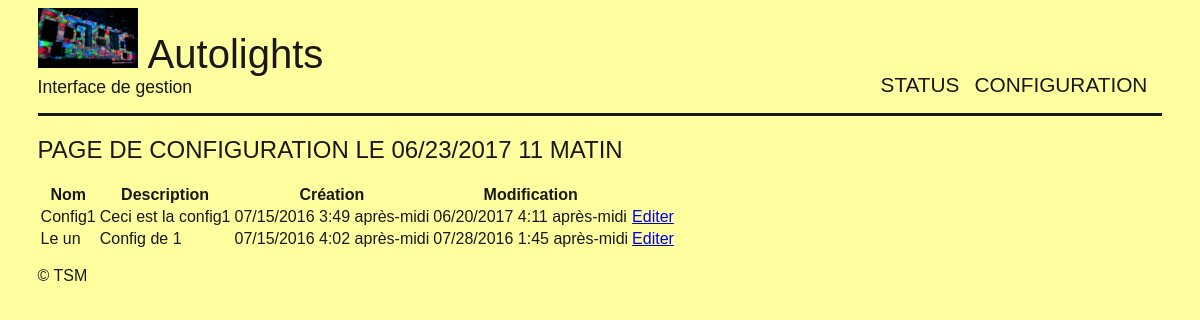
Page /list-config on the earlier database version.
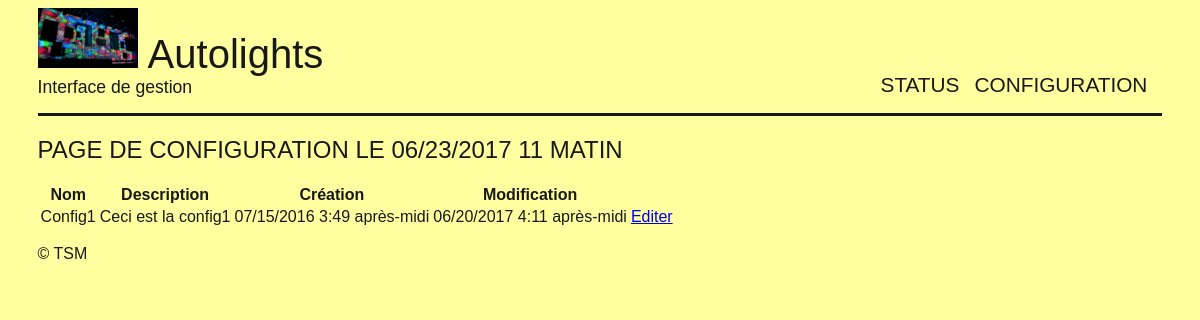
Same page on the later database version.
### config/models.py (models this page shows, shortened)
class Configuration(models.Model):
    name = models.CharField(max_length=100)         # Configuration's name
    description = models.TextField(null=True)       # If necessary, add a description
    creation = models.DateTimeField(auto_now_add=True, auto_now=False,
                                verbose_name="Creation")
    modification = models.DateTimeField(auto_now_add=False, auto_now=True,
                                verbose_name="Modification")

### config/views.py (the view)
# urls.py: url(r'^list-config$', config.views.list_config, name='list-config'),
def list_config(request):
    date = datetime.now()
    configs = Configuration.objects.all()
    return render(request, 'config/list-config.html', locals())

### config/templates/config/list-config.html (shortened to what this page needs)
{% extends "base.html" %}
{% load static %}
{% block content %}
    <h1>Page de configuration le {{ date|date:"SHORT_DATETIME_FORMAT" }}</h1>
    <table>
        <tr>
            <th>Nom</th>
            <th>Description</th>
            <th>Création</th>
            <th>Modification</th>
        </tr>
        {% for config in configs %}
            <tr>
                <td>{{ config.name }}</td>
                <td>{{ config.description }}</td>
                <td>{{ config.creation|date:"SHORT_DATETIME_FORMAT" }}</td>
                <td>{{ config.modification|date:"SHORT_DATETIME_FORMAT" }}</td>
                <td><a href="{% url 'edit-config' config.id %}">Editer</a></td>
            </tr>
        {% empty %}
            <p>Aucune config</p>
        {% endfor %}
    </table>
{% endblock %}

### templates/base.html (shortened to what this page needs)
{% load static %}
<!DOCTYPE html>
<html lang="fr">
<head>
    <link rel="stylesheet" href="{% static 'css/style.css' %}"/>
</head>
<body>
<div id="bloc_page">
    <header>
        <div id="titre_principal">
            <div id="logo">
                <img src="{% static 'config/ledwall.jpg' %}" alt="Mon image">
                <h1>Autolights</h1>
            </div>
            <h2>Interface de gestion</h2>
        </div>
        <br/>
        <nav>
            {% block nav %}
                <ul>
                    <li><a href="{% url 'home' %}">Status</a></li>
                    <li><a href="{% url 'list-config' %}">Configuration</a></li>
                </ul>
            {% endblock %}
        </nav>
    </header>
    <section id="content">
        {% block content %}{% endblock %}
    </section>
    <footer>
        <p>&copy; TSM</p>
    </footer>
</div>
</body>
</html>

### static/css/style.css (style rules this page uses)
body { background-color: #FFFFA0; font-family: 'Trebuchet MS', Arial, sans-serif; color: #181818; }
#bloc_page { width: 95%; margin: auto; }
section h1, footer h1, nav a { font-weight: normal; text-transform: uppercase; }
header { border-bottom: solid; display: flex; justify-content: space-between; align-items: flex-end; flex-flow: row wrap; }
#titre_principal { display: flex; flex-direction: column; }
#logo { display: flex; flex-direction: row; align-items: baseline; }
#logo img { width: 100px; height: 60px; }
header h1 { font-size: 2.5em; font-weight: normal; margin: 0 0 0 10px; }
header h2 { font-size: 1.1em; margin-top: 0px; font-weight: normal; }
nav ul { list-style-type: none; display: flex; flex-flow: row wrap; }
nav li { margin-right: 15px; }
nav a { font-size: 1.3em; color: #181818; padding-bottom: 3px; text-decoration: none; }
footer { display: table-row; }

Differences in the rows shown:
removed Configuration: name "Le un", description "Config de 1", creation "07/15/2016 4:02 après-midi", modification "07/28/2016 1:45 après-midi"
